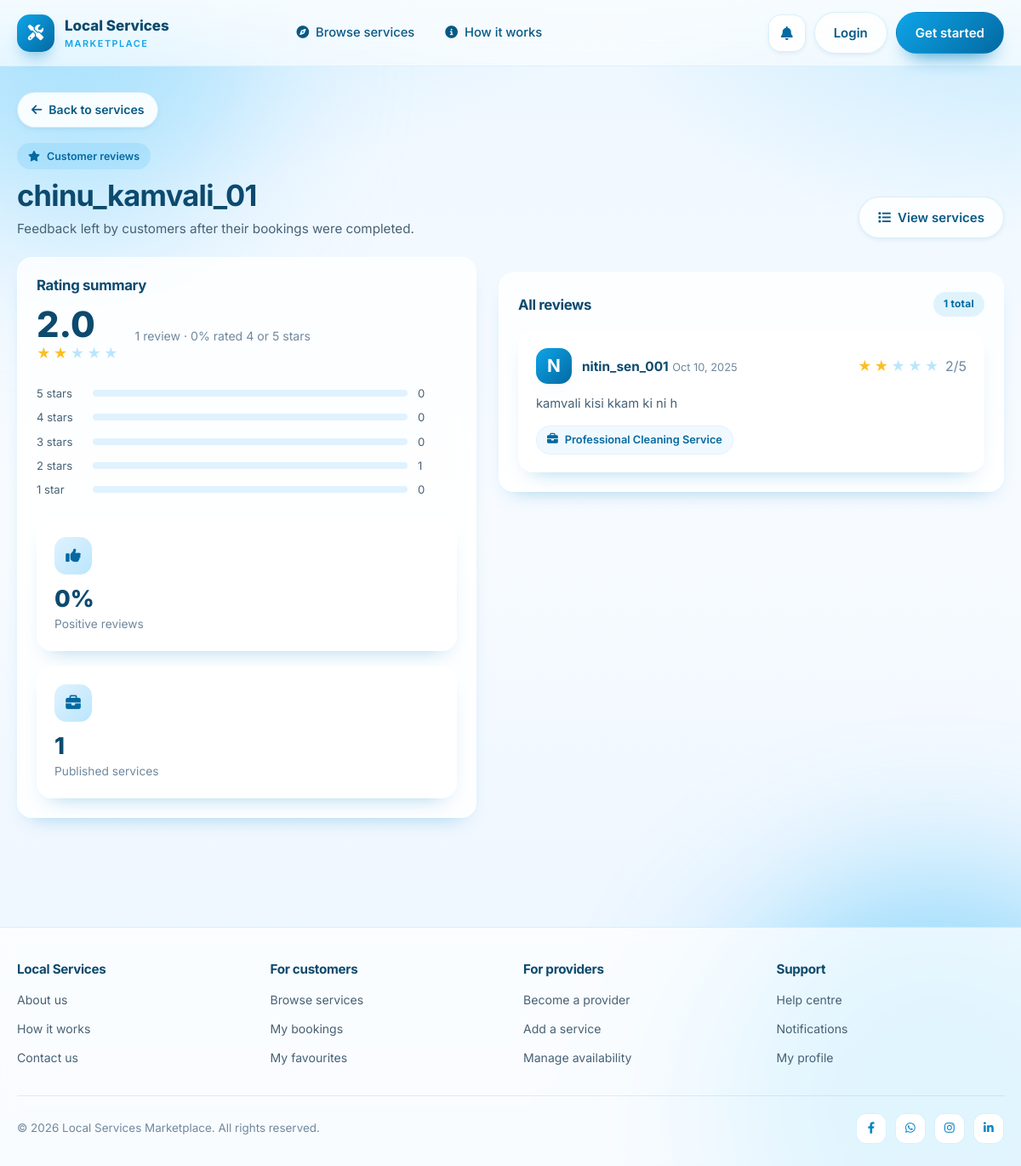
/reviews/provider/2/, run on the app's committed database.
### reviews/models.py (models this page shows, shortened)
class Review(models.Model):
    user = models.ForeignKey(User, on_delete=models.CASCADE, related_name='reviews')
    service = models.ForeignKey('services.Service', on_delete=models.CASCADE)
    rating = models.IntegerField(choices=[(i, i) for i in range(1, 6)])
    comment = models.TextField()
    created_at = models.DateTimeField(auto_now_add=True)
    class Meta:
        ordering = ['-created_at']
        constraints = [
            models.UniqueConstraint(fields=['user', 'service'], name='unique_review_per_user_service'),
        ]

### services/models.py (models this page shows, shortened)
class Service(models.Model):
    name = models.CharField(max_length=200)
    description = models.TextField()
    price = models.DecimalField(max_digits=10, decimal_places=2)
    category = models.ForeignKey(Category, on_delete=models.CASCADE)
    provider = models.ForeignKey(User, on_delete=models.CASCADE)
    image = models.ImageField(upload_to='services/', blank=True, null=True)
    featured = models.BooleanField(default=False)
    available = models.BooleanField(default=True)
    location = models.CharField(max_length=100, blank=True)
    created_at = models.DateTimeField(auto_now_add=True)
    updated_at = models.DateTimeField(auto_now=True)

### reviews/views.py (the view)
# urls.py: path('provider/<int:provider_id>/', views.provider_reviews, name='provider_reviews'),
def provider_reviews(request, provider_id):
    provider = get_object_or_404(User, pk=provider_id)
    reviews = Review.objects.filter(service__provider=provider).select_related('service', 'user')
    summary = reviews.aggregate(average=Avg('rating'), total=Count('id'))
    total = summary['total'] or 0
    positive = reviews.filter(rating__gte=4).count() if total else 0
    distribution = []
    for stars in range(5, 0, -1):
        count = reviews.filter(rating=stars).count() if total else 0
        distribution.append({
            'stars': stars,
            'count': count,
            'percent': round(count * 100 / total) if total else 0,
        })
    return render(request, 'reviews/provider_reviews.html', {
        'reviews': reviews,
        'provider': provider,
        'total_reviews': total,
        'average_rating': round(summary['average'] or 0, 1),
        'distribution': distribution,
        'positive_percent': round(positive * 100 / total) if total else 0,
    })

### accounts/context_processors.py (called while the page is built)
def notification_context(request):
    if not request.user.is_authenticated:
        return {'unread_notification_count': 0}
    return {'unread_notification_count': request.user.notifications.filter(is_read=False).count()}

### reviews/templates/reviews/provider_reviews.html (shortened to what this page needs)
{% extends 'base.html' %}
{% block content %}
<div class="page">
    <div class="container">
        <a class="back-link" href="{% url 'services:service_list' %}?provider={{ provider.id }}">
            <i class="fas fa-arrow-left" aria-hidden="true"></i> Back to services
        </a>
        <div class="page-head">
            <div>
                <span class="eyebrow"><i class="fas fa-star" aria-hidden="true"></i> Customer reviews</span>
                <h1>{{ provider.get_full_name|default:provider.username }}</h1>
                <p class="sub">Feedback left by customers after their bookings were completed.</p>
            </div>
            <a class="btn btn-ghost" href="{% url 'services:service_list' %}?provider={{ provider.id }}">
                <i class="fas fa-list" aria-hidden="true"></i> View services
            </a>
        </div>
        <div class="split">
            <div class="panel">
                <div class="panel-head">
                    <h2>Rating summary</h2>
                </div>
                <div class="rating-hero">
                    <div>
                        <div class="score">
                            {% if total_reviews %}{{ average_rating }}{% else %}&mdash;{% endif %}
                        </div>
                        <div class="stars-row" aria-hidden="true">
                            {% for i in "12345" %}
                                {% if forloop.counter <= average_rating %}
                                    <span class="star-on">&starf;</span>
                                {% else %}
                                    <span class="star-off">&starf;</span>
                                {% endif %}
                            {% endfor %}
                        </div>
                    </div>
                    <div>
                        <div class="meta">
                            {{ total_reviews }} review{{ total_reviews|pluralize }}
                            {% if total_reviews %} &middot; {{ positive_percent }}% rated 4 or 5 stars{% endif %}
                        </div>
                    </div>
                </div>
                {% if total_reviews %}
                    <div class="mt-md">
                        {% for row in distribution %}
                            <div class="bar-row">
                                <span>{{ row.stars }} star{{ row.stars|pluralize }}</span>
                                <span class="bar-track">
                                </span>
                                <span>{{ row.count }}</span>
                            </div>
                        {% endfor %}
                    </div>
                {% endif %}
                <div class="grid-2 mt-md">
                    <div class="stat-card">
                        <span class="stat-icon" aria-hidden="true"><i class="fas fa-thumbs-up"></i></span>
                        <div class="stat-value">{{ positive_percent }}%</div>
                        <div class="stat-label">Positive reviews</div>
                    </div>
                    <div class="stat-card">
                        <span class="stat-icon" aria-hidden="true"><i class="fas fa-briefcase"></i></span>
                        <div class="stat-value">{{ provider.service_set.count }}</div>
                        <div class="stat-label">Published services</div>
                    </div>
                </div>
            </div>
            <div class="panel">
                <div class="panel-head">
                    <h2>All reviews</h2>
                    <span class="badge badge-info">{{ total_reviews }} total</span>
                </div>
                {% if reviews %}
                    <div class="stack-md">
                        {% for review in reviews %}
                            <article class="review-card">
                                <div class="review-head">
                                    <div class="reviewer">
                                        <span class="avatar avatar-sm" aria-hidden="true">
                                            <span class="avatar-initials">{{ review.user.first_name|default:review.user.username|slice:":1" }}</span>
                                        </span>
                                        <span>
                                            <span class="name">{{ review.user.get_full_name|default:review.user.username }}</span>
                                            <span class="date">{{ review.created_at|date:"M d, Y" }}</span>
                                        </span>
                                    </div>
                                    <div class="stars-row" aria-label="{{ review.rating }} out of 5">
                                        {% for i in "12345" %}
                                            {% if forloop.counter <= review.rating %}
                                                <span class="star-on" aria-hidden="true">&starf;</span>
                                            {% else %}
                                                <span class="star-off" aria-hidden="true">&starf;</span>
                                            {% endif %}
                                        {% endfor %}
                                        <span class="muted">&nbsp;{{ review.rating }}/5</span>
                                    </div>
                                </div>
                                <p class="review-body">{{ review.comment }}</p>
                                {% if review.service %}
                                    <span class="review-service">
                                        <i class="fas fa-briefcase" aria-hidden="true"></i> {{ review.service.name }}
                                    </span>
                                {% endif %}
                            </article>
                        {% endfor %}
                    </div>
                {% else %}
                    <div class="empty">
                        <i class="fas fa-comment-dots" aria-hidden="true"></i>
                        <h3>No reviews yet</h3>
                        <p>Reviews appear here as soon as customers complete a booking and rate this provider.</p>
                    </div>
                {% endif %}
            </div>
        </div>
    </div>
</div>
{% endblock %}

### data on the page
Review: user.first_name "N", user.get_full_name "nitin_sen_001", created_at "Oct 10, 2025", rating "2", comment "kamvali kisi kkam ki ni h", service.name "Professional Cleaning Service"

### other printed values
{{ provider.get_full_name|default:provider.username }} "chinu_kamvali_01"
{{ average_rating }} "2.0"
{{ total_reviews }} "1"
{{ positive_percent }} "0"
{{ row.stars }} "5" "4" "3" "2" "1"
{{ row.count }} "0" "0" "0" "1" "0"
{{ provider.service_set.count }} "1"
